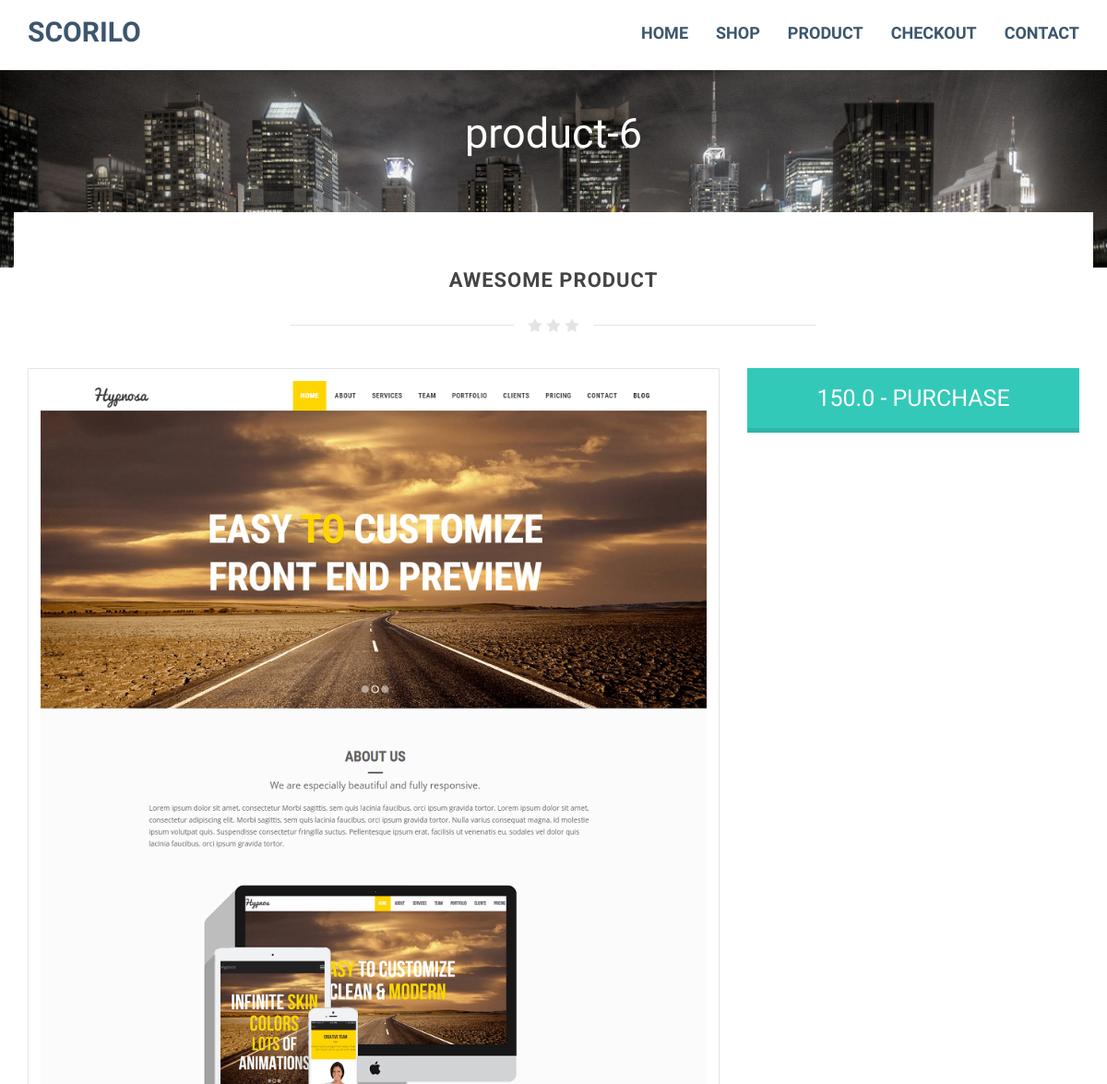
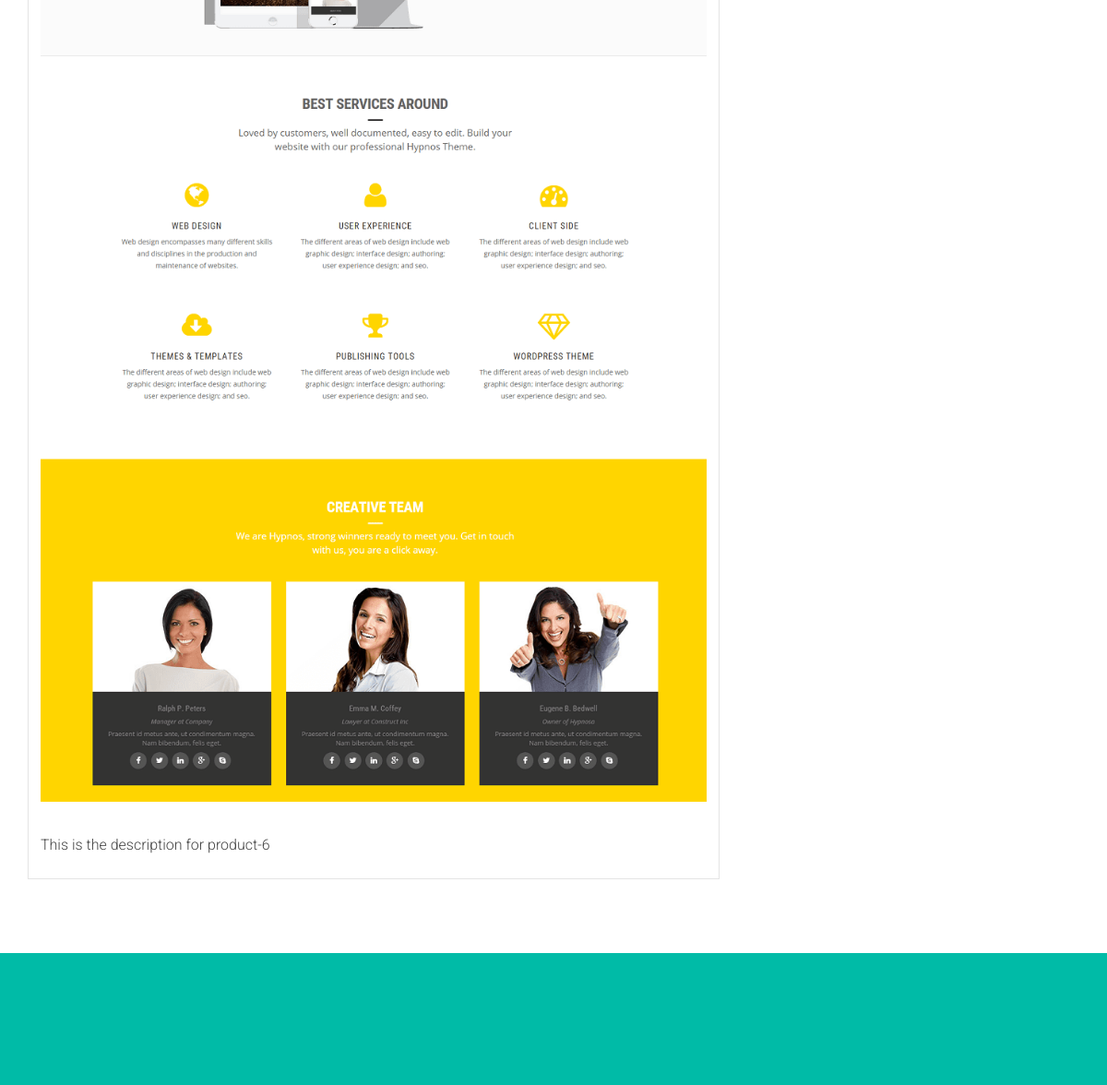
/product (upper part), run on an earlier commit of the app's database (2 pictures, top to bottom).
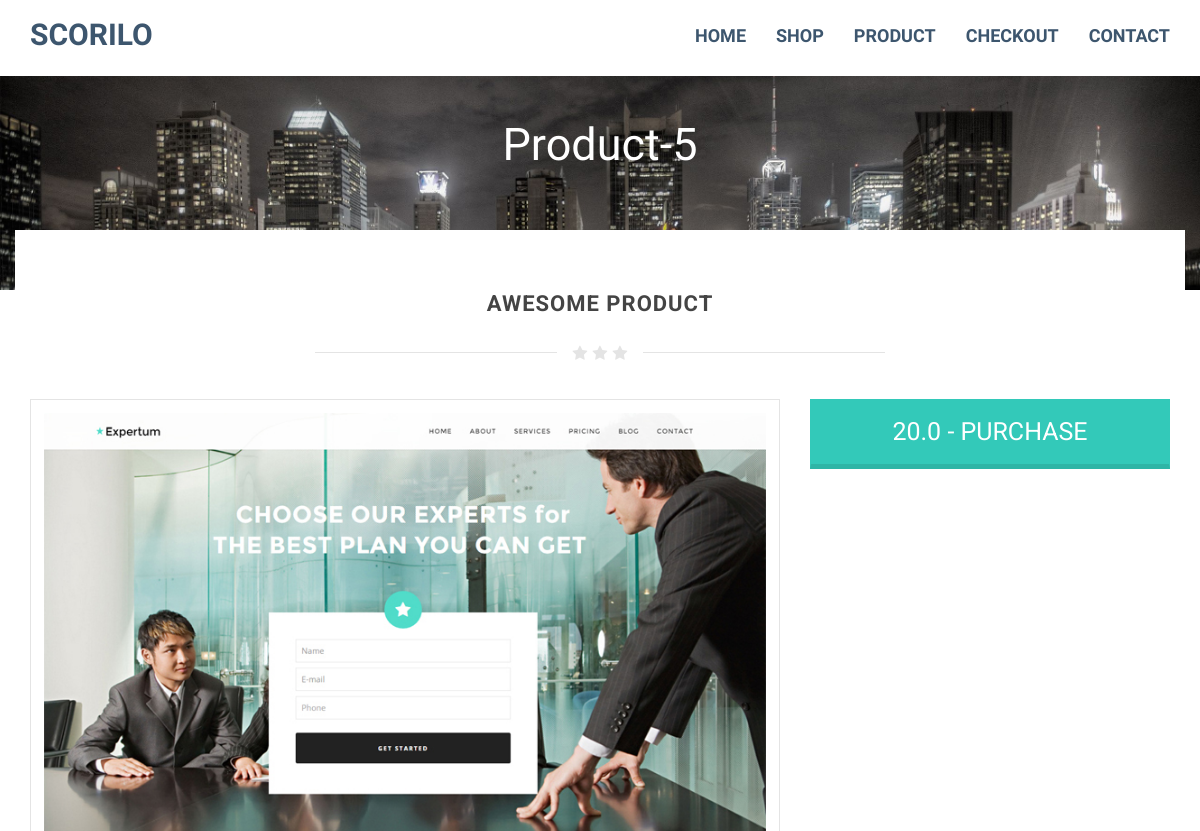
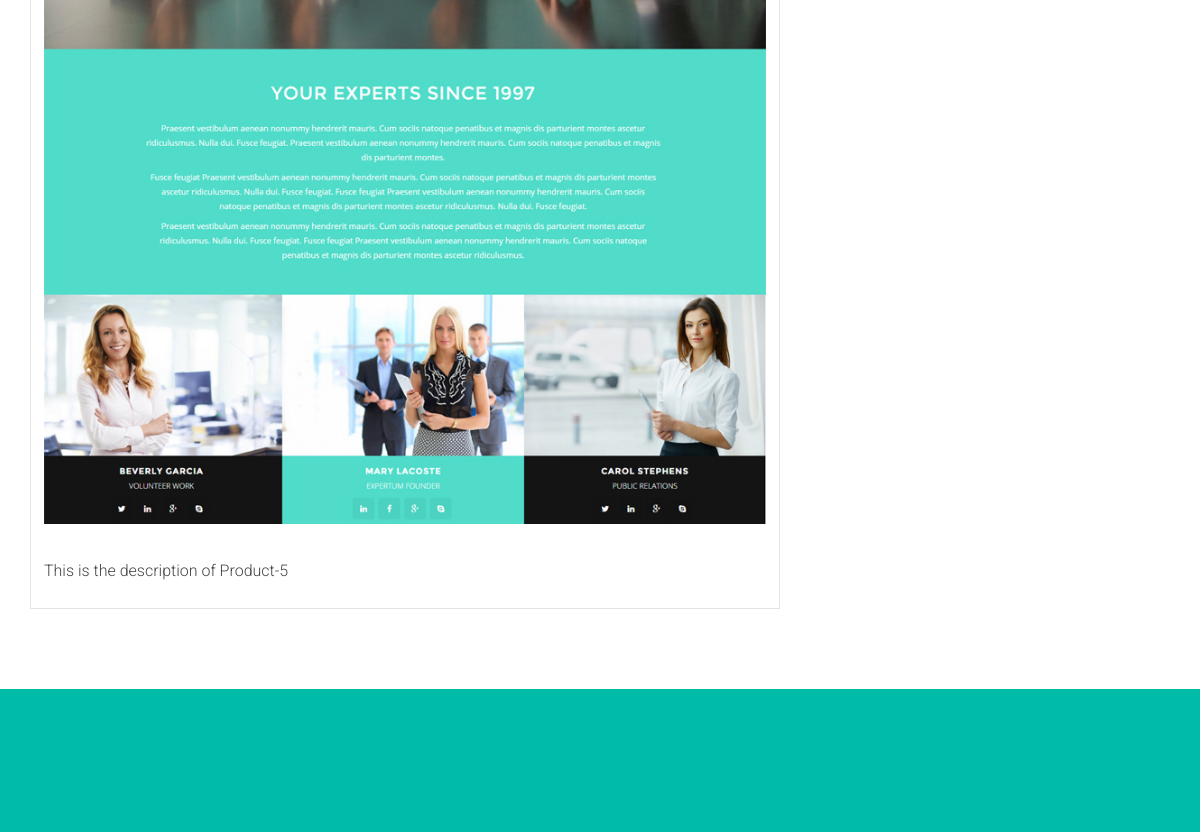
And on a later commit of the database (2 pictures, top to bottom).
### eCommerceApp/models.py (models this page shows)
class Product(models.Model):
    productPrice = models.FloatField()
    productName = models.CharField(max_length=255)
    productDescription = models.TextField()
    img = models.ImageField(upload_to="pics")
    awaesome = models.BooleanField(default=False)

### product/views.py (the view)
# urls.py: path("product", views.product, name="product"),
def product(request):
    data = Product.objects.all()
    for x in data:
        if x.awaesome is True:
            return render(request, "product.html", {"data": x})

### templates/product.html (shortened to what this page needs)
{% extends "base.html" %}
{% load static %}
{% block content %}
<div class="container">
	<div class="row">
		<div class="col-md-12 text-center">
			<div class="text-pageheader">
				<div class="subtext-image" data-scrollreveal="enter bottom over 1.7s after 0.0s">
					{{data.productName}}
				</div>
			</div>
		</div>
	</div>
</div>
</div>
</header>
<section class="item content">
	<div class="container toparea">
		<div class="underlined-title">
			<div class="editContent">
				<h1 class="text-center latestitems">Awesome Product</h1>
			</div>
			<div class="wow-hr type_short">
				<span class="wow-hr-h">
					<i class="fa fa-star"></i>
					<i class="fa fa-star"></i>
					<i class="fa fa-star"></i>
				</span>
			</div>
		</div>
		<div class="row">
			<div class="col-md-8">
				<div class="productbox">
					<img src="{{data.img.url}}" alt="">
					<br />
					<div class="product-details text-left">
						<p>
							{{data.productDescription}}
						</p>
					</div>
				</div>
			</div>
			<div class="col-md-4">
				<a href="{% url 'purchase' data.id %}" class="btn btn-buynow">{{data.productPrice}} - Purchase</a>
			</div>
		</div>
	</div>
</section>
{% endblock %}

What changed in the data, as far as the page shows it:
removed Product: productName "product-6", img (picture), productDescription "This is the description for product-6", productPrice "150.0"
now on this page (row edited): Product: productName "Product-5", img (picture), productDescription "This is the description of Product-5", productPrice "20.0"
